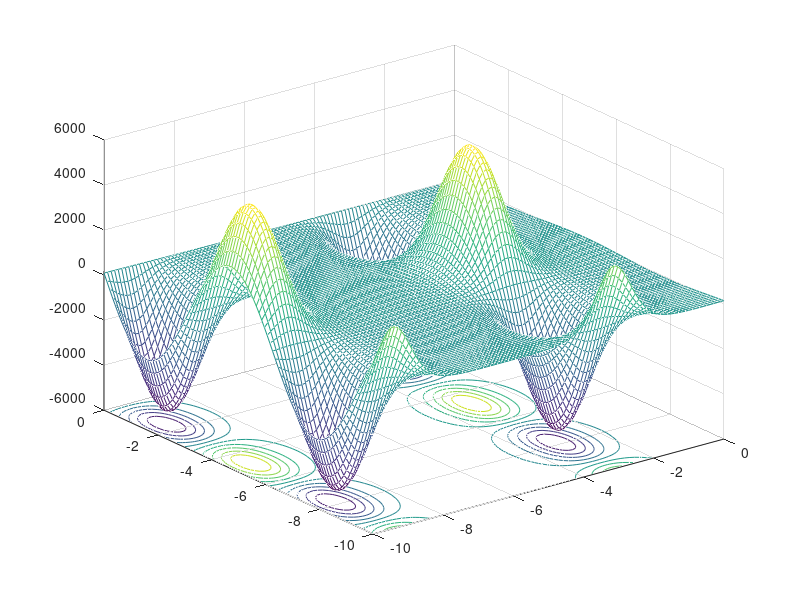

Write the MATLAB code that produced this figure.
function visualize_mirshas_bird_func
  x=linspace(-10,0,100);
  y=linspace(-10,0,100);
  [xx,yy]=meshgrid(x,y);
  
  meshc(xx,yy,sin(yy)*e.^((1-cos(xx)).^2)+cos(xx)*e.^((1-sin(yy)).^2)+(xx-yy).^2)
endfunction